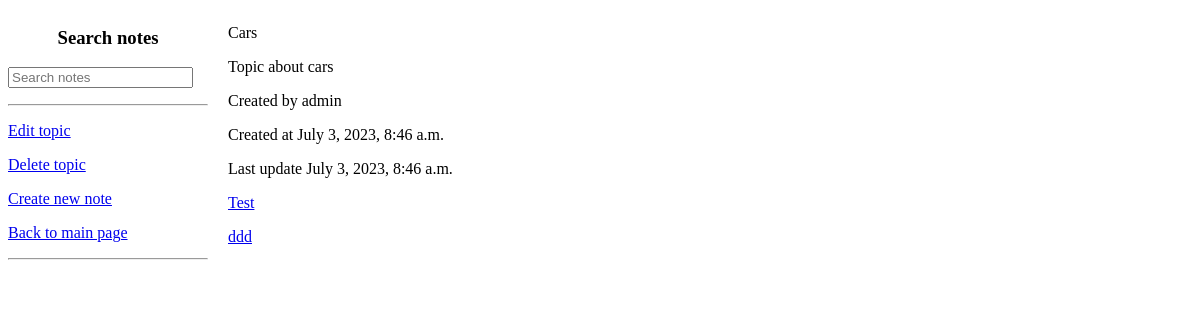
/notes/topic/3/, run on an earlier commit of the app's database.
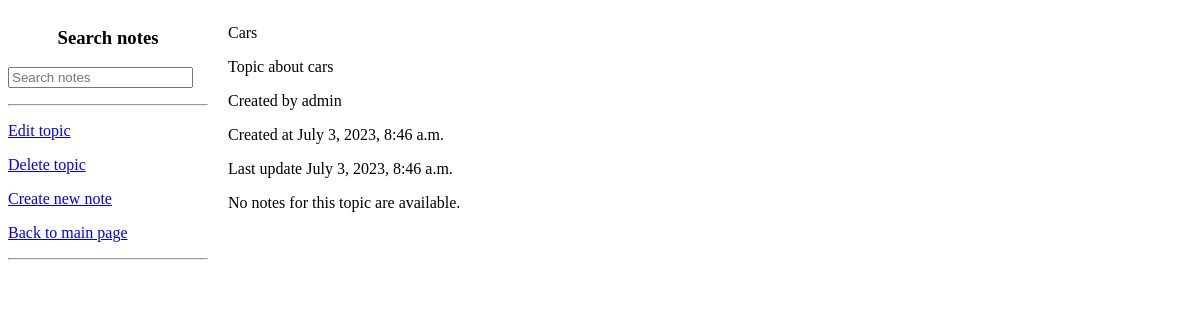
And on a later commit of the database.
### notes/models.py (models this page shows, shortened)
class Note(models.Model):
    topic = models.ForeignKey(Topic, on_delete=models.SET_NULL, null=True)
    author = models.ForeignKey(User, on_delete=models.SET_NULL, null=True)
    name = models.CharField(max_length=100)
    description = models.TextField(max_length=500)
    created_at = models.DateTimeField(auto_now_add=True)
    updated_at = models.DateTimeField(auto_now=True)
    completed = models.BooleanField(default=False)
    completed_by = models.ForeignKey(User, on_delete=models.SET_NULL, null=True, related_name='topic_completed_by')

### notes/views.py (the view)
# urls.py: path("topic/<int:topic_id>/", views.topic_detail, name="topic_detail"),
def topic_detail(request, topic_id):
    q_notes = request.GET.get('note') or ''
    topic = get_object_or_404(Topic, pk=topic_id)
    notes = topic.note_set.filter(name__icontains = q_notes)
    return render(request, "notes/topic_detail.html", {"topic": topic, "notes": notes})

### notes/templates/notes/topic_detail.html
<div>
    <div style = "float:left; width:200px; margin-right:20px;">
        <h3 style = "text-align: center;">Search notes</h3>
        <form method="GET", action="">
            <input type="text", name="note", placeholder="Search notes">
        </form>
        <hr/>
        <p>
            <a href="/notes/topic/edit/{{ topic.id}}">Edit topic</a>
        </p>
        <p>
            <a href="/notes/topic/delete/{{ topic.id}}">Delete topic</a>
        </p>
        <p>
            <a href="/notes/note/create/">Create new note</a>
        </p>
        <p>
            <a href="/notes/">Back to main page</a>
        </p>
        <hr/>
    </div>
    <div style = "float:left;">
        <p>{{ topic.name }}</p>
        <p>{{ topic.description }}</p>
        <p>Created by {{ topic.author }}</p>
        <p>Created at {{ topic.created_at }}</p>
        <p>Last update {{ topic.updated_at }}</p>
        {% if notes %}
            {% for note in notes %}
                <p>
                    <a href="/notes/note/{{ note.id }}/">{{ note.name }}</a>
                </p>
            {% endfor %}
        {% else %}
            <p>No notes for this topic are available.</p>
        {% endif %}
    </div>
</div>

What changed in the data, as far as the page shows it:
removed Note: name "Test"
removed Note: name "ddd"
Also different on the page:
text now shown: "No notes for this topic are available."
